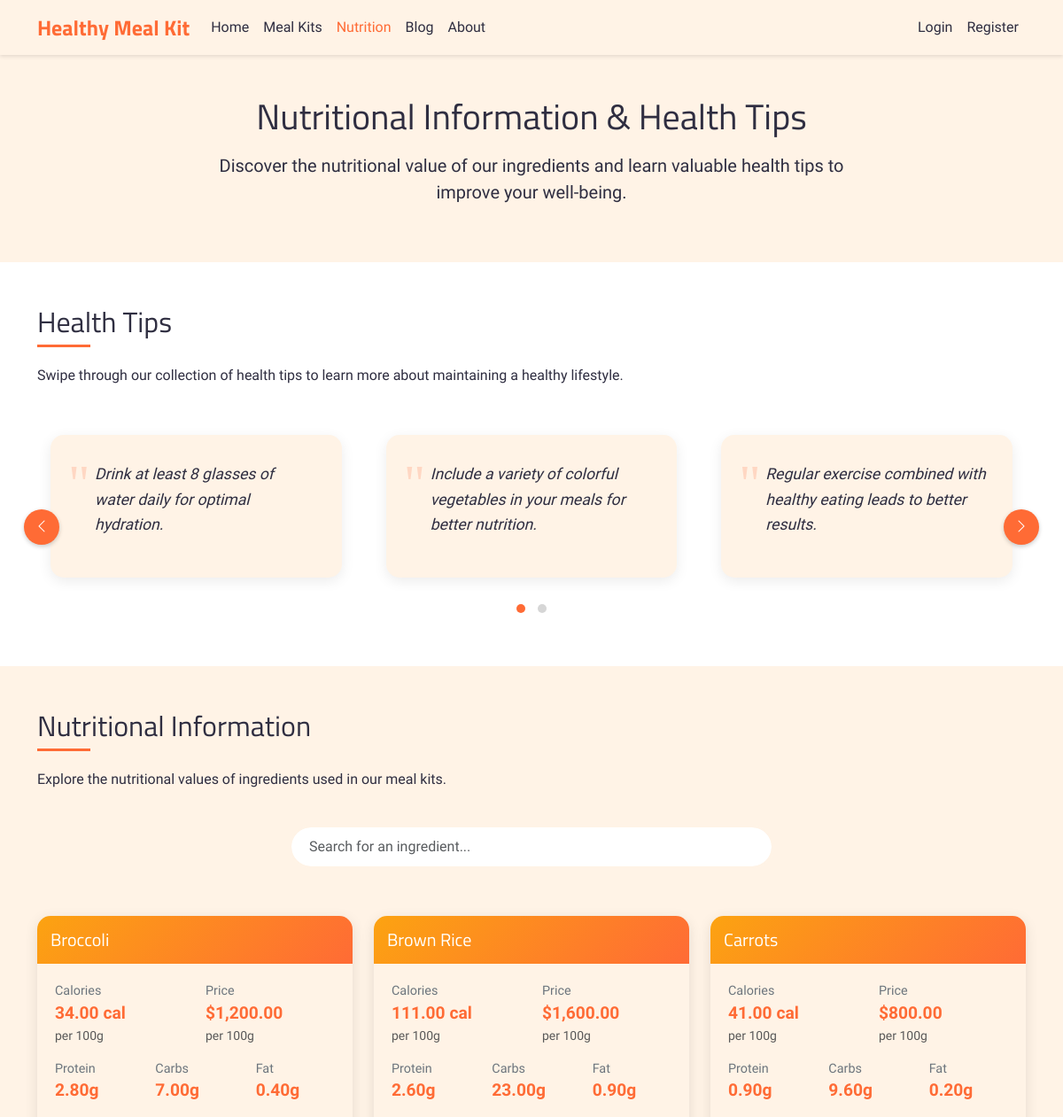
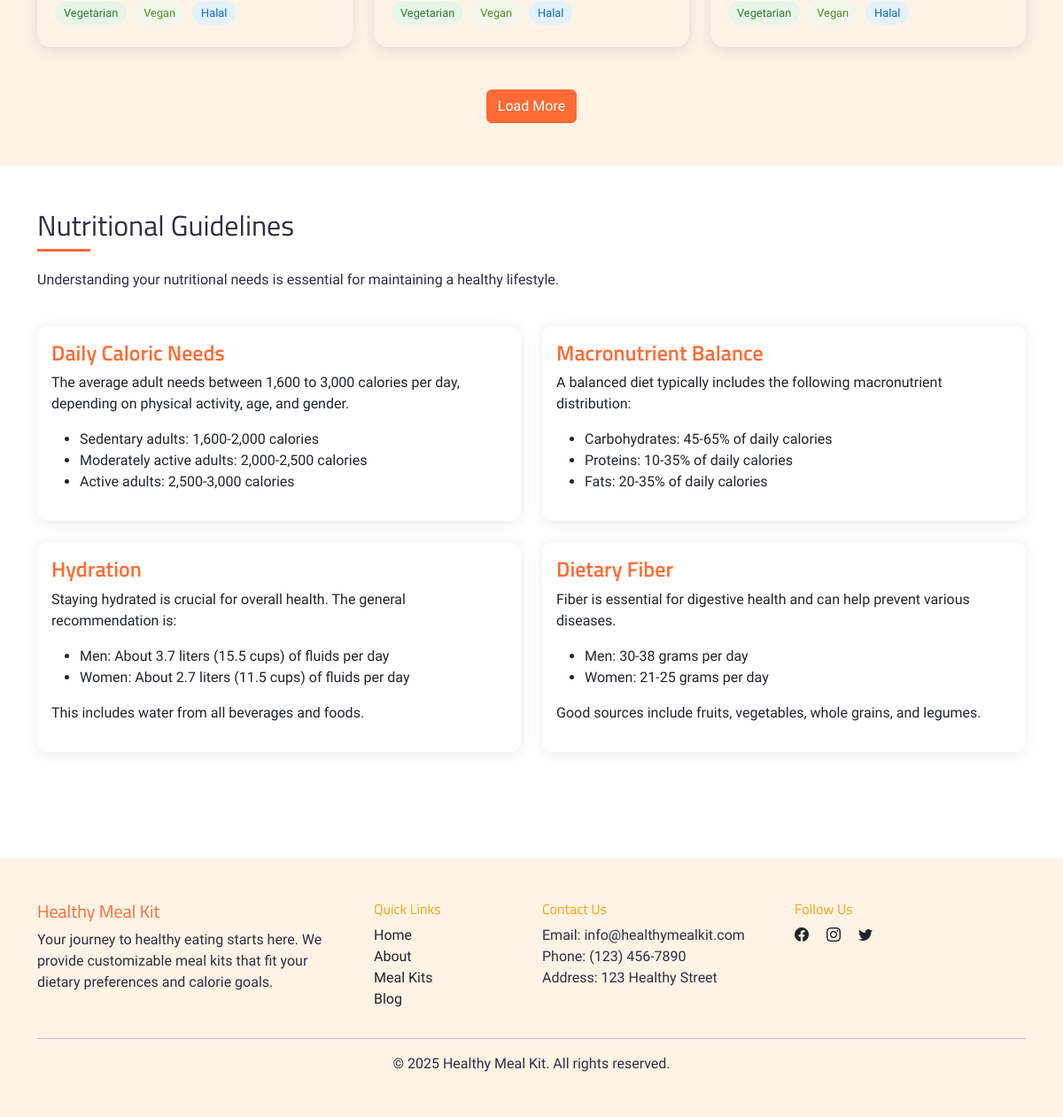
Screenshot of /nutrition.php with the database file from the repository (2 pictures, top to bottom).
### tables this page shows
CREATE TABLE health_tips (
    tip_id INT PRIMARY KEY AUTO_INCREMENT,
    content TEXT,
    created_at TIMESTAMP DEFAULT CURRENT_TIMESTAMP
);

CREATE TABLE ingredients (
    ingredient_id INT PRIMARY KEY AUTO_INCREMENT,
    name VARCHAR(100) NOT NULL,
    calories_per_100g DECIMAL(10,2) NOT NULL,
    protein_per_100g DECIMAL(10,2) NOT NULL,
    carbs_per_100g DECIMAL(10,2) NOT NULL,
    fat_per_100g DECIMAL(10,2) NOT NULL,
    price_per_100g INT NOT NULL,
    is_meat TINYINT(1) DEFAULT 0 COMMENT '0: false, 1: true',
    is_vegetarian TINYINT(1) DEFAULT 0 COMMENT '0: false, 1: true',
    is_vegan TINYINT(1) DEFAULT 0 COMMENT '0: false, 1: true',
    is_halal TINYINT(1) DEFAULT 0 COMMENT '0: false, 1: true',
    created_at TIMESTAMP DEFAULT CURRENT_TIMESTAMP
);

### nutrition.php (the view, shortened to what this page needs)
<?php
require_once 'includes/auth_check.php';
$tips_query = "SELECT * FROM health_tips ORDER BY created_at DESC";
$tips_result = $mysqli->query($tips_query);
$ingredients_query = "SELECT * FROM ingredients ORDER BY name ASC";
$ingredients_result = $mysqli->query($ingredients_query);
?>
<!DOCTYPE html>
<html lang="en">
<head>
    <link href="https://cdn.jsdelivr.net/npm/bootstrap@5.3.0/dist/css/bootstrap.min.css" rel="stylesheet">
    <link rel="stylesheet" href="https://cdn.jsdelivr.net/npm/bootstrap-icons@1.11.3/font/bootstrap-icons.min.css">
    <link rel="stylesheet" href="https://cdnjs.cloudflare.com/ajax/libs/OwlCarousel2/2.3.4/assets/owl.carousel.min.css">
    <link rel="stylesheet"
        href="https://cdnjs.cloudflare.com/ajax/libs/OwlCarousel2/2.3.4/assets/owl.theme.default.min.css">
    <link rel="stylesheet" href="assets/css/style.css">
</head>
<body>
    <?php include 'includes/navbar.php'; ?>
    <section class="py-5 bg-primary-light">
        <div class="container">
            <div class="row">
                <div class="col-lg-8 mx-auto text-center">
                    <h1 class="mb-3">Nutritional Information & Health Tips</h1>
                    <p class="lead">Discover the nutritional value of our ingredients and learn valuable health tips to
                        improve your well-being.</p>
                </div>
            </div>
        </div>
    </section>
    <section class="py-5">
        <div class="container">
            <div class="row mb-4">
                <div class="col-md-12">
                    <h2 class="section-title">Health Tips</h2>
                    <p>Swipe through our collection of health tips to learn more about maintaining a healthy lifestyle.
                    </p>
                </div>
            </div>
            <div class="row">
                <div class="col-md-12">
                    <div class="owl-carousel health-tips-carousel owl-theme">
                        <?php while($tip = $tips_result->fetch_assoc()): ?>
                        <div class="item">
                            <div class="health-tip-card">
                                <p class="health-tip-content"><?php echo htmlspecialchars($tip['content']); ?></p>
                            </div>
                        </div>
                        <?php endwhile; ?>
                    </div>
                </div>
            </div>
        </div>
    </section>
    <section class="py-5 bg-primary-light">
        <div class="container">
            <div class="row mb-4">
                <div class="col-md-12">
                    <h2 class="section-title">Nutritional Information</h2>
                    <p>Explore the nutritional values of ingredients used in our meal kits.</p>
                </div>
            </div>
            <div class="row mb-4">
                <div class="col-md-6 mx-auto">
                    <input type="text" id="ingredientSearch" class="form-control ingredient-search"
                        placeholder="Search for an ingredient...">
                </div>
            </div>
            <div class="row" id="ingredientsContainer">
                <?php
                $ingredients = [];
                while($ingredient = $ingredients_result->fetch_assoc()) {
                    $ingredients[] = $ingredient;
                }
                $total_ingredients = count($ingredients);
                $visible_count = min(3, $total_ingredients);
                for($i = 0; $i < $visible_count; $i++):
                    $ingredient = $ingredients[$i];
                ?>
                <div class="col-md-4 mb-4 ingredient-item">
                    <div class="nutrition-card">
                        <div class="nutrition-header">
                            <h5 class="mb-0"><?php echo htmlspecialchars($ingredient['name']); ?></h5>
                        </div>
                        <div class="nutrition-body">
                            <div class="row mb-3">
                                <div class="col-6">
                                    <div class="nutrition-label">Calories</div>
                                    <div class="nutrition-value"><?php echo $ingredient['calories_per_100g']; ?> cal
                                    </div>
                                    <div class="small text-muted">per 100g</div>
                                </div>
                                <div class="col-6">
                                    <div class="nutrition-label">Price</div>
                                    <div class="nutrition-value">
                                        $<?php echo number_format($ingredient['price_per_100g'], 2); ?></div>
                                    <div class="small text-muted">per 100g</div>
                                </div>
                            </div>
                            <div class="row mb-3">
                                <div class="col-4">
                                    <div class="nutrition-label">Protein</div>
                                    <div class="nutrition-value"><?php echo $ingredient['protein_per_100g']; ?>g</div>
                                </div>
                                <div class="col-4">
                                    <div class="nutrition-label">Carbs</div>
                                    <div class="nutrition-value"><?php echo $ingredient['carbs_per_100g']; ?>g</div>
                                </div>
                                <div class="col-4">
                                    <div class="nutrition-label">Fat</div>
                                    <div class="nutrition-value"><?php echo $ingredient['fat_per_100g']; ?>g</div>
                                </div>
                            </div>
                            <div class="dietary-tags mt-3">
                            <?php if($ingredient['is_vegetarian'] == 1): ?>
                                <span class="dietary-tag tag-vegetarian">Vegetarian</span>
                            <?php endif; ?>
                            <?php if($ingredient['is_vegan'] == 1): ?>
                                <span class="dietary-tag tag-vegan">Vegan</span>
                            <?php endif; ?>
                            <?php if($ingredient['is_halal'] == 1): ?>
                                <span class="dietary-tag tag-halal">Halal</span>
                            <?php endif; ?>
                        </div>
                        </div>
                    </div>
                </div>
                <?php endfor; ?>
            </div>
            <?php if($total_ingredients > 3): ?>
            <div class="row mt-4">
                <div class="col-12 text-center">
                    <button id="loadMoreBtn" class="btn btn-primary" data-visible="3" data-total="<?php echo $total_ingredients; ?>">
                        Load More
                    </button>
                </div>
            </div>
            <?php endif; ?>
        </div>
    </section>
    <section class="py-5">
        <div class="container">
            <div class="row mb-4">
                <div class="col-md-12">
                    <h2 class="section-title">Nutritional Guidelines</h2>
                    <p>Understanding your nutritional needs is essential for maintaining a healthy lifestyle.</p>
                </div>
            </div>
            <div class="row">
                <div class="col-md-6 mb-4">
                    <div class="card h-100">
                        <div class="card-body">
                            <h4 class="card-title text-primary-custom">Daily Caloric Needs</h4>
                            <p class="card-text">The average adult needs between 1,600 to 3,000 calories per day,
                                depending on physical activity, age, and gender.</p>
                            <ul>
                                <li>Sedentary adults: 1,600-2,000 calories</li>
                                <li>Moderately active adults: 2,000-2,500 calories</li>
                                <li>Active adults: 2,500-3,000 calories</li>
                            </ul>
                        </div>
                    </div>
                </div>
                <div class="col-md-6 mb-4">
                    <div class="card h-100">
                        <div class="card-body">
                            <h4 class="card-title text-primary-custom">Macronutrient Balance</h4>
                            <p class="card-text">A balanced diet typically includes the following macronutrient
                                distribution:</p>
                            <ul>
                                <li>Carbohydrates: 45-65% of daily calories</li>
                                <li>Proteins: 10-35% of daily calories</li>
                                <li>Fats: 20-35% of daily calories</li>
                            </ul>
                        </div>
                    </div>
                </div>
                <div class="col-md-6 mb-4">
                    <div class="card h-100">
                        <div class="card-body">
                            <h4 class="card-title text-primary-custom">Hydration</h4>
                            <p class="card-text">Staying hydrated is crucial for overall health. The general
                                recommendation is:</p>
                            <ul>
                                <li>Men: About 3.7 liters (15.5 cups) of fluids per day</li>
                                <li>Women: About 2.7 liters (11.5 cups) of fluids per day</li>
                            </ul>
                            <p>This includes water from all beverages and foods.</p>
                        </div>
                    </div>
                </div>
                <div class="col-md-6 mb-4">
                    <div class="card h-100">
                        <div class="card-body">
                            <h4 class="card-title text-primary-custom">Dietary Fiber</h4>
                            <p class="card-text">Fiber is essential for digestive health and can help prevent various
                                diseases.</p>
                            <ul>
                                <li>Men: 30-38 grams per day</li>
                                <li>Women: 21-25 grams per day</li>
                            </ul>
                            <p>Good sources include fruits, vegetables, whole grains, and legumes.</p>
                        </div>
                    </div>
                </div>
            </div>
        </div>
    </section>
    <?php include 'includes/footer.php'; ?>
</body>
</html>

### assets/css/style.css (style rules this page uses)
:root { --primary: #FF6B35; --secondary: #FCA311; --accent: #FFD23F; --light: #FFF3E6; --white: #FFFFFF; --dark: #2F2E41; --heading-font: 'Titillium Web', sans-serif; --body-font: 'Schibsted Grotesk', sans-serif; }
body { font-family: var(--body-font); color: var(--dark); padding-top: 60px; }
h1, h2, h3, h4, h5, h6 { font-family: var(--heading-font); }
.btn-primary { background-color: var(--primary); border-color: var(--primary); color: var(--white); font-family: var(--body-font); font-weight: 500; }
.card { border: none; box-shadow: 0 2px 15px rgba(0,0,0,0.08); border-radius: 12px; overflow: hidden; }
.card-title { font-family: var(--heading-font); font-weight: 600; }
.card-text { font-family: var(--body-font); font-weight: 300; }
.bg-primary-light { background-color: var(--light); }
.text-primary-custom { color: var(--primary); }

### nutrition.php (style rules this page uses)
.nutrition-card { border-radius: 15px; overflow: hidden; box-shadow: 0 4px 15px rgba(0, 0, 0, 0.1); height: 100%; transition: transform 0.3s ease; }
.nutrition-header { background: linear-gradient(135deg, var(--secondary) 0%, var(--primary) 100%); color: white; padding: 15px; font-weight: bold; }
.nutrition-body { padding: 20px; }
.nutrition-value { font-size: 1.2rem; font-weight: 600; color: var(--primary); }
.nutrition-label { font-size: 0.9rem; color: #6c757d; }
.health-tip-card { background-color: var(--light); border-radius: 15px; padding: 30px; margin: 15px; box-shadow: 0 4px 15px rgba(0, 0, 0, 0.08); position: relative; }
.health-tip-card::before { content: '"'; position: absolute; top: 10px; left: 20px; font-size: 60px; color: rgba(255, 107, 53, 0.2); font-family: serif; }
.health-tip-content { font-size: 1.1rem; line-height: 1.6; font-style: italic; color: var(--dark); padding-left: 20px; }
.section-title { position: relative; display: inline-block; margin-bottom: 30px; }
.section-title::after { content: ''; position: absolute; bottom: -10px; left: 0; width: 60px; height: 3px; background-color: var(--primary); }
.dietary-tag { display: inline-block; padding: 4px 10px; border-radius: 20px; font-size: 0.8rem; margin-right: 5px; margin-bottom: 5px; font-weight: 500; }
.tag-vegetarian { background-color: #E8F5E9; color: #2E7D32; }
.tag-vegan { background-color: #F1F8E9; color: #558B2F; }
.tag-halal { background-color: #E3F2FD; color: #1565C0; }
.ingredient-search { border-radius: 30px; padding: 10px 20px; border: 2px solid var(--light); box-shadow: none; margin-bottom: 30px; }

### rows the page displays
health_tips: content "Drink at least 8 glasses of water daily for optimal hydration."
health_tips: content "Include a variety of colorful vegetables in your meals for better nutrition."
health_tips: content "Regular exercise combined with healthy eating leads to better results."
ingredients: name "Broccoli", calories_per_100g "34.00", price_per_100g "1,200.00", protein_per_100g "2.80", carbs_per_100g "7.00", fat_per_100g "0.40", is_vegetarian "Vegetarian", is_vegan "Vegan", is_halal "Halal"
ingredients: name "Brown Rice", calories_per_100g "111.00", price_per_100g "1,600.00", protein_per_100g "2.60", carbs_per_100g "23.00", fat_per_100g "0.90", is_vegetarian "Vegetarian", is_vegan "Vegan", is_halal "Halal"
ingredients: name "Carrots", calories_per_100g "41.00", price_per_100g "800.00", protein_per_100g "0.90", carbs_per_100g "9.60", fat_per_100g "0.20", is_vegetarian "Vegetarian", is_vegan "Vegan", is_halal "Halal"
